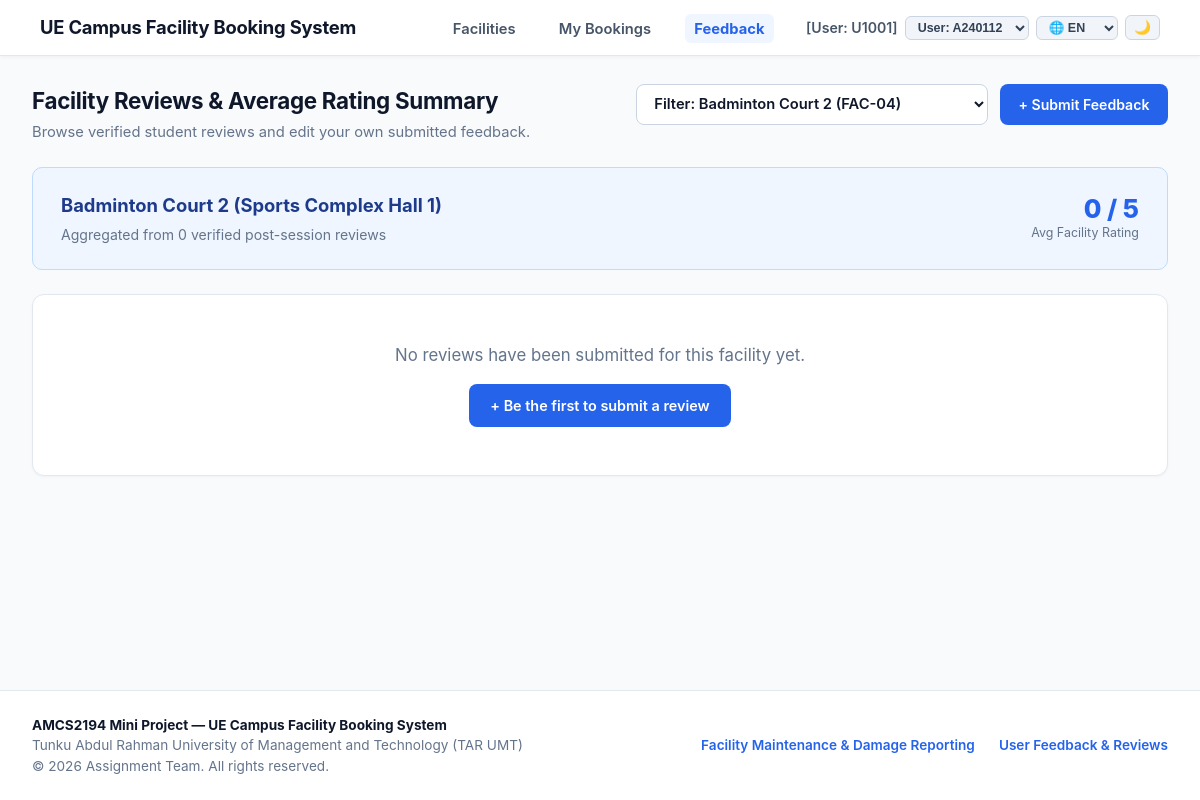
The page /modules/feedback/index.php on the database its author committed.
### tables this page shows
CREATE TABLE `user` (
  `UserID` varchar(10) NOT NULL,
  `FullName` varchar(100) NOT NULL,
  `CampusEmail` varchar(100) NOT NULL,
  `PhoneNo` varchar(15) NOT NULL,
  `UserRole` enum('Student','Staff','Admin','Technician') NOT NULL,
  `AccountStatus` enum('Active','Suspended','Inactive') DEFAULT 'Active',
  `PasswordHash` varchar(255) NOT NULL
);

CREATE TABLE `facility` (
  `FacilityID` varchar(10) NOT NULL,
  `FacilityName` varchar(100) NOT NULL,
  `Category` enum('Sports','Academic') NOT NULL,
  `LocationBlock` varchar(50) NOT NULL,
  `Capacity` int(11) NOT NULL,
  `AvailabilityStatus` enum('Available','Under Maintenance','Closed') DEFAULT 'Available'
);

### includes/auth.php (called while the page is built, shortened)
<?php
require_once __DIR__ . '/db.php';
class AuthService {
    public static function setActiveUser(string $userId): bool {
        $db = getDB();
        $stmt = $db->prepare('SELECT UserID, FullName, CampusEmail, PhoneNo, UserRole, AccountStatus FROM user WHERE UserID = ?');
        $stmt->execute([$userId]);
        $user = $stmt->fetch();
        if ($user) {
            return true;
        }
        return false;
    }
    public static function getCurrentUser(): array {
        if (!isset($_SESSION['user'])) {
            if (!self::setActiveUser('A240112')) {
                self::setActiveUser('U1001');
            }
        }
        return $_SESSION['user'];
    }
}

### includes/i18n.php (called while the page is built, shortened)
<?php
class I18n {
    private static ?string $currentLang = null;
    public static function getLang(): string {
        if (self::$currentLang !== null) {
            return self::$currentLang;
        }
        $detected = self::detectBrowserLanguage();
        self::$currentLang = $detected;
        return $detected;
    }
    private static function detectBrowserLanguage(): string {
        $header = strtolower($_SERVER['HTTP_ACCEPT_LANGUAGE'] ?? '');
        $parts = explode(',', $header);
        foreach ($parts as $part) {
            $code = trim(explode(';', $part)[0]);
            if (str_starts_with($code, 'en')) {
                return 'en';
            }
        }
        return 'en';
    }
    public static function get(string $key): string {
        $lang = self::getLang();
        return self::$translations[$lang][$key] ?? self::$translations['en'][$key] ?? $key;
    }
}
function t(string $key): string {
    return I18n::get($key);
}

### includes/db.php (called while the page is built, shortened)
<?php
class Database {
    private static ?PDO $instance = null;
    public static function getConnection(): PDO {
        if (self::$instance === null) {
            $dsn = sprintf(
                'mysql:host=%s;port=%s;dbname=%s;charset=%s',
                self::DB_HOST,
                self::DB_PORT,
                self::DB_NAME,
                self::DB_CHARSET
            );
            $options = [
                PDO::ATTR_ERRMODE            => PDO::ERRMODE_EXCEPTION,
                PDO::ATTR_DEFAULT_FETCH_MODE => PDO::FETCH_ASSOC,
                PDO::ATTR_EMULATE_PREPARES   => false,
            ];
            try {
                self::$instance = new PDO($dsn, self::DB_USER, self::DB_PASS, $options);
            } catch (PDOException $e) {
                error_log('Database Connection Error: ' . $e->getMessage());
                die('Database connection failed. Please ensure the MariaDB service in XAMPP is running.');
            }
        }
        return self::$instance;
    }
}
function getDB(): PDO {
    return Database::getConnection();
}

### services/FeedbackService.php (called while the page is built, shortened)
<?php
require_once __DIR__ . '/../includes/db.php';
class FeedbackService {
    private PDO $db;
    public function __construct() {
        $this->db = getDB();
    }
    public function getFacilityRatingsSummary(): array {
        $sql = "SELECT f.FacilityID, f.FacilityName, f.Category, f.LocationBlock, f.AvailabilityStatus,
                       COUNT(fb.FeedbackID) AS TotalReviews,
                       ROUND(AVG(fb.CleanlinessRating), 2) AS AvgCleanliness,
                       ROUND(AVG(fb.ConditionRating), 2) AS AvgCondition,
                       ROUND(AVG(fb.OverallScore), 2) AS AvgOverallScore
                FROM facility f
                LEFT JOIN booking b ON f.FacilityID = b.FacilityID
                LEFT JOIN feedback fb ON b.BookingID = fb.BookingID
                GROUP BY f.FacilityID, f.FacilityName, f.Category, f.LocationBlock, f.AvailabilityStatus
                ORDER BY AvgOverallScore DESC, TotalReviews DESC";
        $stmt = $this->db->query($sql);
        return $stmt->fetchAll();
    }
}

### modules/feedback/index.php (the view, shortened to what this page needs)
<?php
require_once __DIR__ . '/../../includes/auth.php';
require_once __DIR__ . '/../../services/FeedbackService.php';
$activeNav = 'feedback';
$service = new FeedbackService();
$currentUser = AuthService::getCurrentUser();
$selectedFacilityId = $_GET['facility_id'] ?? 'FAC-04';
$summaries = $service->getFacilityRatingsSummary();
$filters = [];
if (!empty($selectedFacilityId) && $selectedFacilityId !== 'ALL') {
    $filters['facility_id'] = $selectedFacilityId;
}
$reviews = $service->getReviews($filters);
$activeSummary = null;
if ($selectedFacilityId === 'ALL') {
    $displayFacilityName = 'All Campus Facilities';
    $reviewCount = count($reviews);
    if ($reviewCount > 0) {
        $sum = array_sum(array_map(fn($r) => (float)$r['OverallScore'], $reviews));
        $avgOverall = rtrim(rtrim(number_format(round($sum / $reviewCount, 2), 2, '.', ''), '0'), '.');
    } else {
        $avgOverall = '0';
    }
} else {
    foreach ($summaries as $s) {
        if ($s['FacilityID'] === $selectedFacilityId) {
            $activeSummary = $s;
            break;
        }
    }
    $displayFacilityName = $activeSummary ? $activeSummary['FacilityName'] . ' (' . $activeSummary['LocationBlock'] . ')' : 'Discussion Room B2 (Library Block B)';
    $reviewCount = $activeSummary ? (int)$activeSummary['TotalReviews'] : 0;
    $avgOverall = $activeSummary && $activeSummary['AvgOverallScore'] !== null
        ? rtrim(rtrim(number_format((float)$activeSummary['AvgOverallScore'], 2, '.', ''), '0'), '.')
        : '0';
}
require_once __DIR__ . '/../../includes/header.php';
?>
<div class="page-header-row">
    <div>
        <h1 class="page-title"><?= htmlspecialchars(t('fb_title')) ?></h1>
        <p class="page-subtitle"><?= htmlspecialchars(t('fb_sub')) ?></p>
    </div>
    <div style="display: flex; gap: 0.75rem; align-items: center; flex-wrap: wrap;">
        <form method="GET" id="facilityFilterForm" style="margin: 0;">
            <select name="facility_id" class="form-select" onchange="this.form.submit()" style="font-weight: 600; min-width: 290px; cursor: pointer; padding: 0.6rem 0.85rem;">
                <?php foreach ($summaries as $fac): ?>
                    <option value="<?= htmlspecialchars($fac['FacilityID']) ?>" <?= $selectedFacilityId === $fac['FacilityID'] ? 'selected' : '' ?>>
                        Filter: <?= htmlspecialchars($fac['FacilityName']) ?> (<?= htmlspecialchars($fac['FacilityID']) ?>)
                    </option>
                <?php endforeach; ?>
            </select>
        </form>
        <?php if ($isAdmin): ?>
            <a href="edit.php" class="btn btn-outline-blue" style="padding: 0.55rem 1rem; font-size: 0.88rem;">
                <?= htmlspecialchars(t('btn_admin_mod')) ?>
            </a>
        <?php else: ?>
            <a href="completed.php" class="btn btn-primary-blue" style="padding: 0.55rem 1.1rem; font-size: 0.88rem;">
                <?= htmlspecialchars(t('btn_submit_feedback')) ?>
            </a>
        <?php endif; ?>
    </div>
</div>
<div class="facility-summary-box">
    <div>
        <div class="facility-summary-title"><?= htmlspecialchars($displayFacilityName) ?></div>
        <div style="color: #64748b; font-size: 0.88rem; margin-top: 0.15rem;">
            Aggregated from <?= $reviewCount ?> verified post-session reviews
        </div>
    </div>
    <div class="facility-summary-scores">
        <div class="score-col">
            <div class="score-num-blue"><?= htmlspecialchars((string)$avgOverall) ?> / 5</div>
            <div class="score-label"><?= htmlspecialchars(t('avg_rating_label')) ?></div>
        </div>
    </div>
</div>
<?php if (empty($reviews)): ?>
    <div class="ui-card" style="text-align: center; padding: 3rem 1.5rem; color: var(--text-muted);">
        <p style="font-size: 1.05rem; margin-bottom: 1rem;">No reviews have been submitted for this facility yet.</p>
        <a href="completed.php" class="btn btn-primary-blue">+ Be the first to submit a review</a>
    </div>
<?php endif; ?>
<?php require_once __DIR__ . '/../../includes/footer.php'; ?>

### includes/header.php (shortened to what this page needs)
<?php
require_once __DIR__ . '/auth.php';
require_once __DIR__ . '/i18n.php';
$currentLang = I18n::getLang();
$currentUser = AuthService::getCurrentUser();
$scriptName = $_SERVER['SCRIPT_NAME'] ?? '';
$pos = strpos($scriptName, '/UE-Campus-Facility-System');
if ($pos !== false) {
    $baseUrl = '/UE-Campus-Facility-System/';
} else {
    $baseUrl = '/';
}
$isAdmin      = ($currentUser['UserRole'] ?? '') === 'Admin';
$isTechnician = ($currentUser['UserRole'] ?? '') === 'Technician';
?>
<!DOCTYPE html>
<html lang="en">
<head>
    <link rel="stylesheet" href="<?= $baseUrl ?>assets/css/style.css">
</head>
<body>
<header class="navbar-top">
    <div class="nav-container">
        <a href="<?= $isTechnician ? $baseUrl . 'modules/maintenance/index.php' : $baseUrl . 'index.php' ?>" class="brand-title">
            <?= htmlspecialchars(t('brand_title')) ?>
        </a>
        <nav>
            <ul class="nav-links">
                <?php if ($isTechnician): ?>
                    <li><a href="<?= $baseUrl ?>modules/maintenance/index.php" class="nav-link <?= $activeNav === 'maintenance' ? 'active' : '' ?>"><?= htmlspecialchars(t('nav_maintenance')) ?></a></li>
                <?php else: ?>
                    <li><a href="<?= $baseUrl ?>index.php" class="nav-link <?= $activeNav === 'facilities' ? 'active' : '' ?>"><?= htmlspecialchars(t('nav_facilities')) ?></a></li>
                    <li><a href="<?= $baseUrl ?>index.php#my-bookings" class="nav-link <?= $activeNav === 'bookings' ? 'active' : '' ?>"><?= htmlspecialchars(t('nav_my_bookings')) ?></a></li>
                    <li><a href="<?= $baseUrl ?>modules/feedback/index.php" class="nav-link <?= $activeNav === 'feedback' ? 'active' : '' ?>"><?= htmlspecialchars(t('nav_feedback')) ?></a></li>
                <?php endif; ?>
                <li style="display: flex; align-items: center; gap: 0.45rem;">
                    <span class="user-badge-text">
                        <?php
                            $rolePrefix = $isAdmin ? 'Admin' : ($isTechnician ? 'Tech' : 'User');
                            echo '[' . $rolePrefix . ': ' . htmlspecialchars($currentUser['UserID']) . ']';
                        ?>
                    </span>
                    <form method="GET" style="margin: 0; display: inline;">
                        <select name="switch_user" onchange="this.form.submit()" class="nav-select-compact" title="Toggle persona for testing">
                            <option value="A240112" <?= $currentUser['UserID'] === 'A240112' ? 'selected' : '' ?>>User: A240112</option>
                        </select>
                    </form>
                    <form method="GET" style="margin: 0; display: inline;">
                        <select name="lang" onchange="this.form.submit()" class="nav-select-compact" title="<?= htmlspecialchars(t('lang_label')) ?>">
                            <option value="en" <?= $currentLang === 'en' ? 'selected' : '' ?>>🌐 EN</option>
                        </select>
                    </form>
                    <button type="button" id="themeToggleBtn" onclick="toggleUeTheme()" class="theme-toggle-btn" title="<?= htmlspecialchars(t('theme_toggle')) ?>">
                    </button>
                </li>
            </ul>
        </nav>
    </div>
</header>
<main class="main-wrapper">

### assets/css/style.css (style rules this page uses)
:root { --nav-bg: #ffffff; --nav-text: #475569; --nav-active: #2563eb; --primary-blue: #2563eb; --primary-blue-hover: #1d4ed8; --btn-cancel-bg: #e2e8f0; --btn-cancel-text: #334155; --btn-dark: #1e293b; --danger-red: #dc2626; --danger-red-hover: #b91c1c; --body-bg: #f8fafc; --card-bg: #ffffff; --border-color: #e2e8f0; --text-heading: #0f172a; --text-body: #334155; --text-muted: #64748b; --star-amber: #f59e0b; }
* { box-sizing: border-box; margin: 0; padding: 0; }
body { font-family: -apple-system, BlinkMacSystemFont, "Segoe UI", Roboto, "Helvetica Neue", Arial, sans-serif; background-color: var(--body-bg); color: var(--text-body); line-height: 1.5; min-height: 100vh; display: flex; flex-direction: column; }
.navbar-top { background-color: var(--nav-bg); color: var(--text-heading); padding: 0.85rem 2.5rem; border-bottom: 1px solid #e2e8f0; box-shadow: 0 1px 4px rgba(15, 23, 42, 0.05); }
.nav-container { max-width: 1280px; margin: 0 auto; display: flex; justify-content: space-between; align-items: center; }
.brand-title { font-size: 1.15rem; font-weight: 700; color: var(--text-heading); text-decoration: none; letter-spacing: -0.2px; }
.nav-links { display: flex; list-style: none; align-items: center; gap: 1.5rem; }
.nav-link { color: var(--nav-text); text-decoration: none; font-size: 0.92rem; font-weight: 600; padding: 0.35rem 0.6rem; border-radius: 6px; transition: color 0.15s ease, background-color 0.15s ease; }
.nav-link.active { color: var(--nav-active); background-color: #eff6ff; font-weight: 700; }
.user-badge-text { font-size: 0.88rem; color: #475569; font-weight: 600; margin-left: 0.5rem; }
.main-wrapper { flex: 1; max-width: 1280px; width: 100%; margin: 1.75rem auto; padding: 0 2rem; }
.page-header-row { display: flex; justify-content: space-between; align-items: flex-start; margin-bottom: 1.5rem; flex-wrap: wrap; gap: 1rem; }
.page-title { font-size: 1.4rem; font-weight: 700; color: var(--text-heading); letter-spacing: -0.3px; margin-bottom: 0.25rem; }
.page-subtitle { font-size: 0.92rem; color: var(--text-muted); }
.ui-card { background: var(--card-bg); border: 1px solid var(--border-color); border-radius: 12px; padding: 1.75rem 2rem; box-shadow: 0 1px 3px rgba(0, 0, 0, 0.04); margin-bottom: 1.75rem; }
.form-control, .form-select { width: 100%; padding: 0.65rem 0.85rem; font-size: 0.92rem; border: 1px solid #cbd5e1; border-radius: 8px; background-color: #ffffff; color: var(--text-heading); font-family: inherit; transition: border-color 0.15s ease, box-shadow 0.15s ease; }
.btn { display: inline-flex; align-items: center; justify-content: center; gap: 0.4rem; padding: 0.6rem 1.25rem; font-size: 0.9rem; font-weight: 600; border-radius: 8px; border: 1px solid transparent; cursor: pointer; text-decoration: none; transition: all 0.15s ease; }
.btn-primary-blue { background-color: var(--primary-blue); color: #ffffff; }
.facility-summary-box { background: #eff6ff; border: 1px solid #bfdbfe; border-radius: 10px; padding: 1.5rem 1.75rem; display: flex; justify-content: space-between; align-items: center; margin-bottom: 1.5rem; flex-wrap: wrap; gap: 1rem; }
.facility-summary-title { font-size: 1.15rem; font-weight: 700; color: #1e3a8a; margin-bottom: 0.25rem; }
.facility-summary-scores { display: flex; gap: 2rem; align-items: center; }
.score-col { text-align: right; }
.score-num-blue { font-size: 1.6rem; font-weight: 800; color: #2563eb; line-height: 1.1; }
.score-label { font-size: 0.78rem; color: #64748b; }
.theme-toggle-btn { background: #f1f5f9; color: #334155; border: 1px solid #cbd5e1; border-radius: 6px; padding: 3px 8px; font-size: 0.85rem; cursor: pointer; line-height: 1.3; transition: background-color 0.15s ease, border-color 0.15s ease; }
.nav-select-compact { background: #f1f5f9; color: #334155; border: 1px solid #cbd5e1; border-radius: 6px; padding: 3px 8px; font-size: 0.78rem; font-weight: 600; cursor: pointer; }

### rows shown on the page
user: UserRole "User", UserID "U1001"
facility: displayFacilityName "Badminton Court 2 (Sports Complex Hall 1)"

### other values the page prints
t('brand_title') "UE Campus Facility Booking System"
t('nav_facilities') "Facilities"
t('nav_my_bookings') "My Bookings"
t('nav_feedback') "Feedback"
t('fb_title') "Facility Reviews & Average Rating Summary"
t('fb_sub') "Browse verified student reviews and edit your own submitted feedback."
t('btn_submit_feedback') "+ Submit Feedback"
$reviewCount "0"
$avgOverall "0"
t('avg_rating_label') "Avg Facility Rating"
t('footer_maint') "Facility Maintenance & Damage Reporting"
t('footer_fb') "User Feedback & Reviews"
